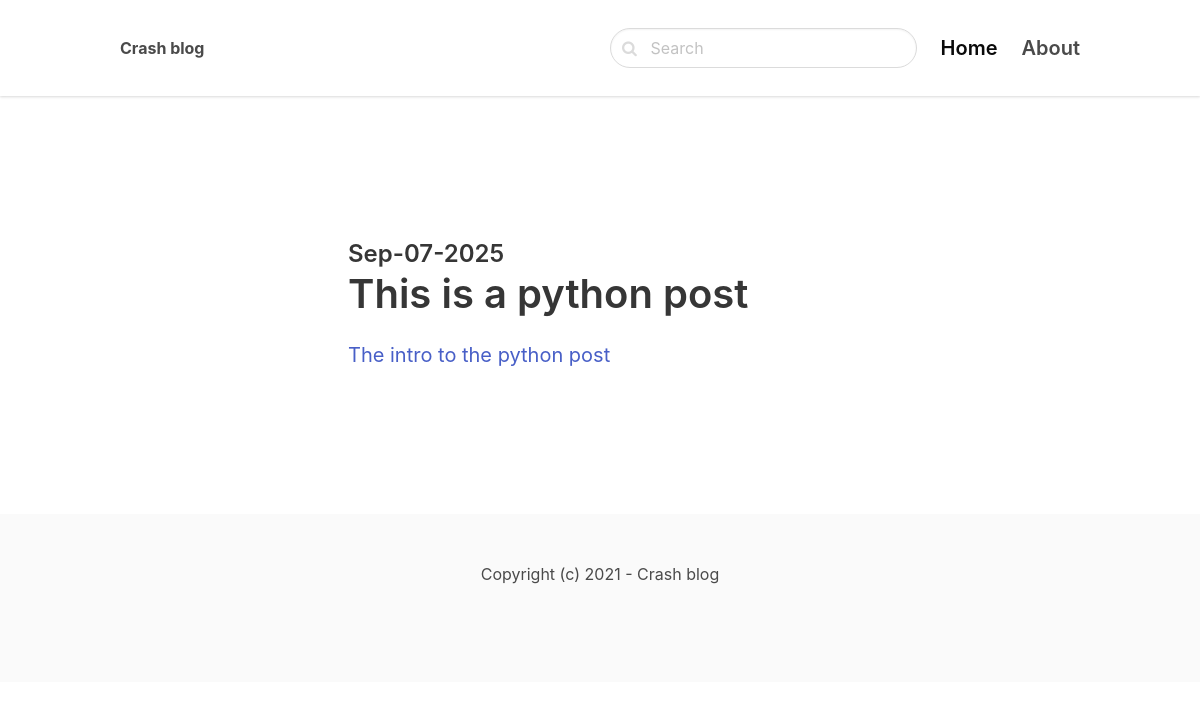
Page /python/ on the earlier database version.
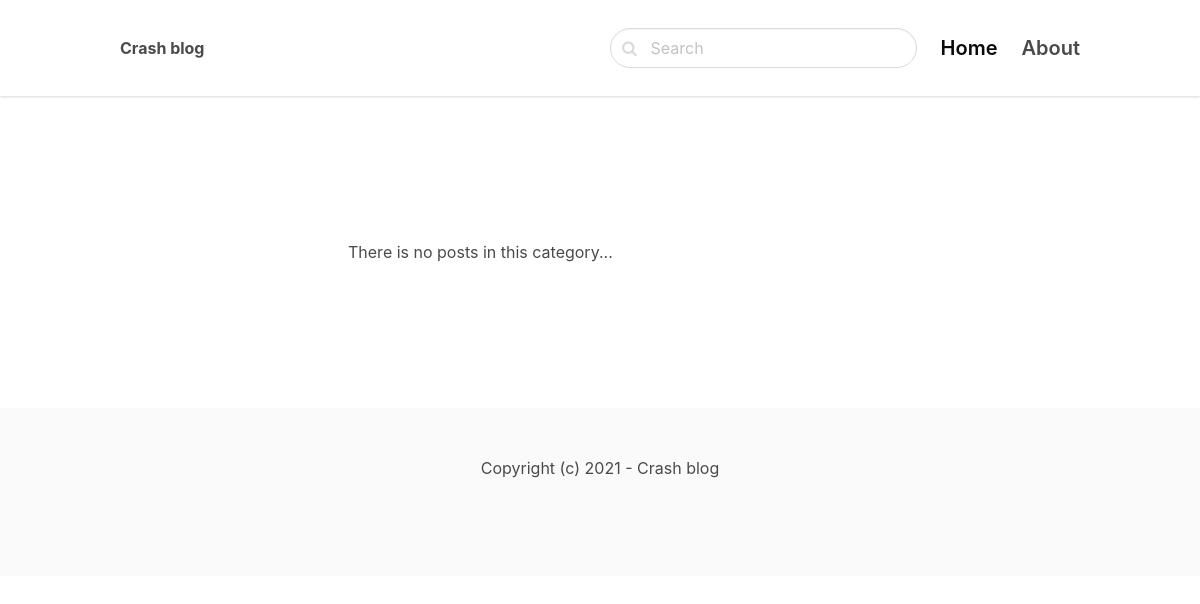
Same page on the later database version.
### blog/models.py (models this page shows, shortened)
class Post(models.Model):
    ACTIVE = 'active'
    DRAFT = 'draft'
    CHOICES_STATUS = (
        (ACTIVE, 'Active'),
        (DRAFT, 'Draft')
    )
    category = models.ForeignKey(Category, related_name='posts', on_delete=models.CASCADE)
    title = models.CharField(max_length=255)
    slug = models.SlugField()
    intro = models.TextField()
    body = models.TextField()
    created_at = models.DateTimeField(auto_now_add=True)
    status = models.CharField(max_length=10, choices=CHOICES_STATUS, default=ACTIVE)
    image = models.ImageField(upload_to='uploads/', blank=True, null=True)
    class Meta:
        ordering = ('-created_at',) # decending order of created_at

### blog/views.py (the view)
# urls.py: path('<slug:slug>/', views.category, name='category_detail'),
def category(request, slug):
    category = get_object_or_404(Category, slug=slug)
    posts = category.posts.filter(status=Post.ACTIVE)
    return render(request, 'blog/category.html', {'category': category, 'posts': posts})

### blog/templates/blog/category.html (shortened to what this page needs)
{% extends 'core/base.html' %}
{% block content %}
    <section class="hero">
        <div class="hero-body">
            <div class="container">
                <section class="section">
                    <div class="columns">
                        <div class="column is-8 is-offset-2">
                            {% for post in posts %}
                                <div class="content is-medium">
                                    <a href="{% url 'post_detail' post.category.slug post.slug %}">
                                        <h2 class="subtitle is-4">{{ post.created_at|date:'M-d-Y' }}</h2>
                                        <h1 class="title">{{ post.title }}</h1>
                                        <p>{{ post.intro }}</p>
                                    </a>
                                </div>
                            {% empty %}
                                <div class="content">
                                    <p>There is no posts in this category...</p>
                                </div>
                            {% endfor %}
                        </div>
                    </div>
                </section>
            </div>
        </div>
    </section>
{% endblock %}

Differences in the rows shown:
no longer on this page (row edited): Post: created_at "Sep-07-2025", title "This is a python post", intro "The intro to the python post"
Other differences:
text now shown: "There is no posts in this category..."
